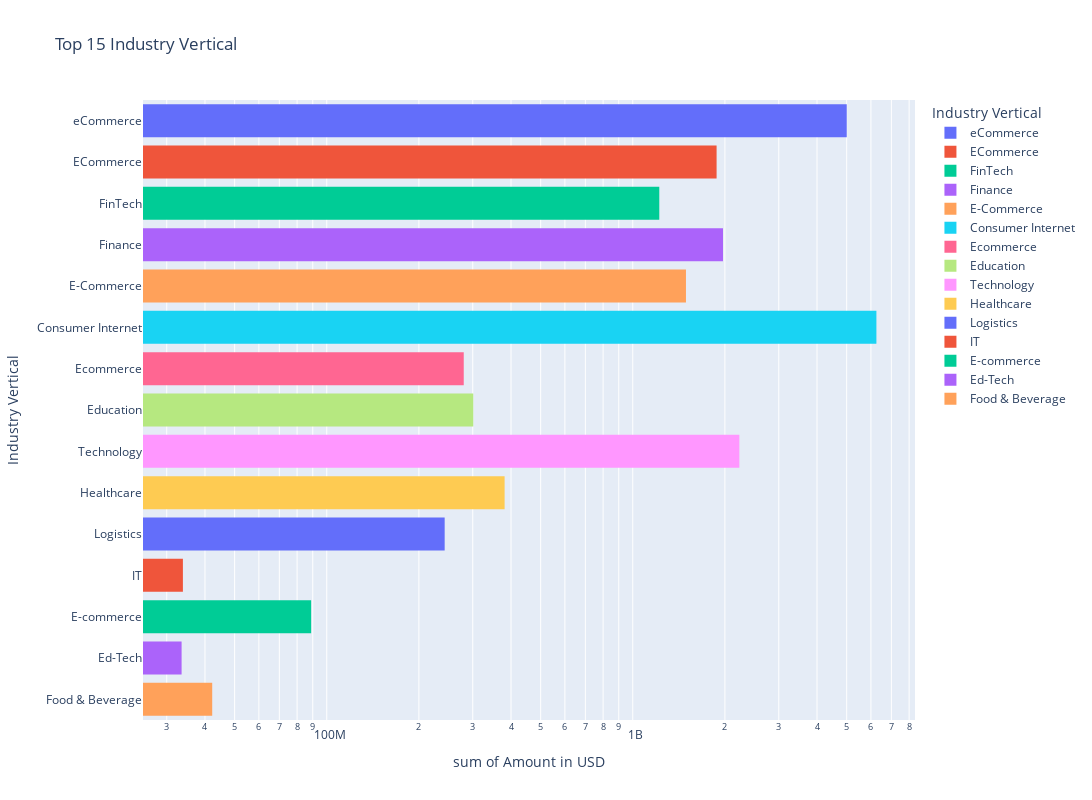

The code cell stored with this chart in its notebook:
### Code cell
df_top_industry_vertical.sort_values(by='Amount in USD', ascending=False, inplace=True)
fig = px.histogram(df_top_industry_vertical,
                    x="Amount in USD", y="Industry Vertical", color="Industry Vertical", hover_name="Startup Name", log_x=True,width=1500, height=800,
                title="Top 15 Industry Vertical", labels={"Amount in USD": "Amount in USD", "Industry Vertical": "Industry Vertical"},
                )
fig.show()

### Figure 1 — Plotly figure (JSON) as saved in the notebook; plotly's stock layout.template omitted (floating-point values rounded to 4 significant figures; data arrays with more than 128 entries replaced by an {"elided": "..."} marker saying what was removed)
{"data": [{"alignmentgroup": "True", "bingroup": "y", "histfunc": "sum", "hovertemplate": "Industry Vertical=%{y}<br>sum of Amount in USD=%{x}<extra></extra>", "legendgroup": "eCommerce", "marker": {"color": "#636efa", "pattern": {"shape": ""}}, "name": "eCommerce", "offsetgroup": "eCommerce", "orientation": "h", "showlegend": true, "type": "histogram", "x": {"elided": "186 int values"}, "xaxis": "x", "y": {"elided": "186 str values"}, "yaxis": "y"}, {"alignmentgroup": "True", "bingroup": "y", "histfunc": "sum", "hovertemplate": "Industry Vertical=%{y}<br>sum of Amount in USD=%{x}<extra></extra>", "legendgroup": "ECommerce", "marker": {"color": "#EF553B", "pattern": {"shape": ""}}, "name": "ECommerce", "offsetgroup": "ECommerce", "orientation": "h", "showlegend": true, "type": "histogram", "x": [1400000000, 200000000, 100000000, 20000000, 15200000, 15000000, 14000000, 12500000, 10000000, 9200000, 8000000, 8000000, 7200000, 7000000, 6000000, 5400000, 5150000, 5000000, 5000000, 4000000, 4000000, 3100000, 3100000, 3000000, 1800000, 1400000, 1000000, 1000000, 1000000, 1000000, 500000, 500000, 300000, 223608, 100000, 94000, 30000, null, null, null, null, null, null, null, null, null, null, null, null, null, null, null, null, null, null, null, null, null, null, null, null], "xaxis": "x", "y": ["ECommerce", "ECommerce", "ECommerce", "ECommerce", "ECommerce", "ECommerce", "ECommerce", "ECommerce", "ECommerce", "ECommerce", "ECommerce", "ECommerce", "ECommerce", "ECommerce", "ECommerce", "ECommerce", "ECommerce", "ECommerce", "ECommerce", "ECommerce", "ECommerce", "ECommerce", "ECommerce", "ECommerce", "ECommerce", "ECommerce", "ECommerce", "ECommerce", "ECommerce", "ECommerce", "ECommerce", "ECommerce", "ECommerce", "ECommerce", "ECommerce", "ECommerce", "ECommerce", "ECommerce", "ECommerce", "ECommerce", "ECommerce", "ECommerce", "ECommerce", "ECommerce", "ECommerce", "ECommerce", "ECommerce", "ECommerce", "ECommerce", "ECommerce", "ECommerce", "ECommerce", "ECommerce", "ECommerce", "ECommerce", "ECommerce", "ECommerce", "ECommerce", "ECommerce", "ECommerce", "ECommerce"], "yaxis": "y"}, {"alignmentgroup": "True", "bingroup": "y", "histfunc": "sum", "hovertemplate": "Industry Vertical=%{y}<br>sum of Amount in USD=%{x}<extra></extra>", "legendgroup": "FinTech", "marker": {"color": "#00cc96", "pattern": {"shape": ""}}, "name": "FinTech", "offsetgroup": "FinTech", "orientation": "h", "showlegend": true, "type": "histogram", "x": [1000000000, 110000000, 52000000, 17411265, 15500000, 15000000, 4500000, 3300000, 3000000], "xaxis": "x", "y": ["FinTech", "FinTech", "FinTech", "FinTech", "FinTech", "FinTech", "FinTech", "FinTech", "FinTech"], "yaxis": "y"}, {"alignmentgroup": "True", "bingroup": "y", "histfunc": "sum", "hovertemplate": "Industry Vertical=%{y}<br>sum of Amount in USD=%{x}<extra></extra>", "legendgroup": "Finance", "marker": {"color": "#ab63fa", "pattern": {"shape": ""}}, "name": "Finance", "offsetgroup": "Finance", "orientation": "h", "showlegend": true, "type": "histogram", "x": [600000000, 270000000, 200000000, 140000000, 87000000, 75000000, 55000000, 47000000, 45000000, 42000000, 32000000, 29000000, 25000000, 23500000, 23000000, 22000000, 21500000, 19500000, 19000000, 17000000, 16000000, 15700000, 15000000, 14800000, 10000000, 10000000, 9000000, 8000000, 6240000, 6000000, 6000000, 5900000, 5000000, 5000000, 5000000, 4700000, 4700000, 4600000, 4000000, 3800000, 3500000, 3000000, 2000000, 2000000, 2000000, 1000000, 1000000, 1000000, 978000, 570000, 500000, 500000, 450000, 450000, 250000, 150000, 150000, null, null, null, null, null], "xaxis": "x", "y": ["Finance", "Finance", "Finance", "Finance", "Finance", "Finance", "Finance", "Finance", "Finance", "Finance", "Finance", "Finance", "Finance", "Finance", "Finance", "Finance", "Finance", "Finance", "Finance", "Finance", "Finance", "Finance", "Finance", "Finance", "Finance", "Finance", "Finance", "Finance", "Finance", "Finance", "Finance", "Finance", "Finance", "Finance", "Finance", "Finance", "Finance", "Finance", "Finance", "Finance", "Finance", "Finance", "Finance", "Finance", "Finance", "Finance", "Finance", "Finance", "Finance", "Finance", "Finance", "Finance", "Finance", "Finance", "Finance", "Finance", "Finance", "Finance", "Finance", "Finance", "Finance", "Finance"], "yaxis": "y"}, {"alignmentgroup": "True", "bingroup": "y", "histfunc": "sum", "hovertemplate": "Industry Vertical=%{y}<br>sum of Amount in USD=%{x}<extra></extra>", "legendgroup": "E-Commerce", "marker": {"color": "#FFA15A", "pattern": {"shape": ""}}, "name": "E-Commerce", "offsetgroup": "E-Commerce", "orientation": "h", "showlegend": true, "type": "histogram", "x": [488997554, 231000000, 220000000, 125000000, 70000000, 70000000, 60000000, 51000000, 50000000, 30000000, 20000000, 12000000, 11000000, 10100000, 10000000, 10000000, 7000000, 6230000, 3100000, 2700000, 1500000, 935089, 735000, 537000, 233000, 150000, null, null, null], "xaxis": "x", "y": ["E-Commerce", "E-Commerce", "E-Commerce", "E-Commerce", "E-Commerce", "E-Commerce", "E-Commerce", "E-Commerce", "E-Commerce", "E-Commerce", "E-Commerce", "E-Commerce", "E-Commerce", "E-Commerce", "E-Commerce", "E-Commerce", "E-Commerce", "E-Commerce", "E-Commerce", "E-Commerce", "E-Commerce", "E-Commerce", "E-Commerce", "E-Commerce", "E-Commerce", "E-Commerce", "E-Commerce", "E-Commerce", "E-Commerce"], "yaxis": "y"}, {"alignmentgroup": "True", "bingroup": "y", "histfunc": "sum", "hovertemplate": "Industry Vertical=%{y}<br>sum of Amount in USD=%{x}<extra></extra>", "legendgroup": "Consumer Internet", "marker": {"color": "#19d3f3", "pattern": {"shape": ""}}, "name": "Consumer Internet", "offsetgroup": "Consumer Internet", "orientation": "h", "showlegend": true, "type": "histogram", "x": {"elided": "941 int values"}, "xaxis": "x", "y": {"elided": "941 str values"}, "yaxis": "y"}, {"alignmentgroup": "True", "bingroup": "y", "histfunc": "sum", "hovertemplate": "Industry Vertical=%{y}<br>sum of Amount in USD=%{x}<extra></extra>", "legendgroup": "Ecommerce", "marker": {"color": "#FF6692", "pattern": {"shape": ""}}, "name": "Ecommerce", "offsetgroup": "Ecommerce", "orientation": "h", "showlegend": true, "type": "histogram", "x": [226000000, 50000000, 2300000, 1000000, 1000000, null, null, null], "xaxis": "x", "y": ["Ecommerce", "Ecommerce", "Ecommerce", "Ecommerce", "Ecommerce", "Ecommerce", "Ecommerce", "Ecommerce"], "yaxis": "y"}, {"alignmentgroup": "True", "bingroup": "y", "histfunc": "sum", "hovertemplate": "Industry Vertical=%{y}<br>sum of Amount in USD=%{x}<extra></extra>", "legendgroup": "Education", "marker": {"color": "#B6E880", "pattern": {"shape": ""}}, "name": "Education", "offsetgroup": "Education", "orientation": "h", "showlegend": true, "type": "histogram", "x": [200000000, 50000000, 10000000, 8600000, 8200000, 6000000, 5000000, 4000000, 3000000, 1500000, 1000000, 1000000, 900000, 750000, 670000, 278000, 100000, 100000, 45000, null, null, null, null, null], "xaxis": "x", "y": ["Education", "Education", "Education", "Education", "Education", "Education", "Education", "Education", "Education", "Education", "Education", "Education", "Education", "Education", "Education", "Education", "Education", "Education", "Education", "Education", "Education", "Education", "Education", "Education"], "yaxis": "y"}, {"alignmentgroup": "True", "bingroup": "y", "histfunc": "sum", "hovertemplate": "Industry Vertical=%{y}<br>sum of Amount in USD=%{x}<extra></extra>", "legendgroup": "Technology", "marker": {"color": "#FF97FF", "pattern": {"shape": ""}}, "name": "Technology", "offsetgroup": "Technology", "orientation": "h", "showlegend": true, "type": "histogram", "x": {"elided": "478 int values"}, "xaxis": "x", "y": {"elided": "478 str values"}, "yaxis": "y"}, {"alignmentgroup": "True", "bingroup": "y", "histfunc": "sum", "hovertemplate": "Industry Vertical=%{y}<br>sum of Amount in USD=%{x}<extra></extra>", "legendgroup": "Healthcare", "marker": {"color": "#FECB52", "pattern": {"shape": ""}}, "name": "Healthcare", "offsetgroup": "Healthcare", "orientation": "h", "showlegend": true, "type": "histogram", "x": [100000000, 40000000, 26000000, 21000000, 21000000, 21000000, 19500000, 19000000, 15800000, 12000000, 10000000, 10000000, 7400000, 6000000, 5000000, 5000000, 4200000, 4000000, 4000000, 4000000, 3100000, 3000000, 2100000, 2100000, 2000000, 1900000, 1500000, 1500000, 1350000, 1000000, 1000000, 1000000, 1000000, 750000, 500000, 500000, 443000, 400000, 300000, 200000, 200000, 175000, 150000, 150000, null, null, null, null, null, null, null, null, null, null, null, null, null, null, null, null, null, null, null, null, null, null, null, null, null, null], "xaxis": "x", "y": ["Healthcare", "Healthcare", "Healthcare", "Healthcare", "Healthcare", "Healthcare", "Healthcare", "Healthcare", "Healthcare", "Healthcare", "Healthcare", "Healthcare", "Healthcare", "Healthcare", "Healthcare", "Healthcare", "Healthcare", "Healthcare", "Healthcare", "Healthcare", "Healthcare", "Healthcare", "Healthcare", "Healthcare", "Healthcare", "Healthcare", "Healthcare", "Healthcare", "Healthcare", "Healthcare", "Healthcare", "Healthcare", "Healthcare", "Healthcare", "Healthcare", "Healthcare", "Healthcare", "Healthcare", "Healthcare", "Healthcare", "Healthcare", "Healthcare", "Healthcare", "Healthcare", "Healthcare", "Healthcare", "Healthcare", "Healthcare", "Healthcare", "Healthcare", "Healthcare", "Healthcare", "Healthcare", "Healthcare", "Healthcare", "Healthcare", "Healthcare", "Healthcare", "Healthcare", "Healthcare", "Healthcare", "Healthcare", "Healthcare", "Healthcare", "Healthcare", "Healthcare", "Healthcare", "Healthcare", "Healthcare", "Healthcare"], "yaxis": "y"}, {"alignmentgroup": "True", "bingroup": "y", "histfunc": "sum", "hovertemplate": "Industry Vertical=%{y}<br>sum of Amount in USD=%{x}<extra></extra>", "legendgroup": "Logistics", "marker": {"color": "#636efa", "pattern": {"shape": ""}}, "name": "Logistics", "offsetgroup": "Logistics", "orientation": "h", "showlegend": true, "type": "histogram", "x": [70000000, 30000000, 30000000, 15000000, 14900000, 13000000, 11000000, 10000000, 10000000, 9000000, 7700000, 6000000, 4500000, 3100000, 2200000, 2000000, 1100000, 1000000, 1000000, 595000, 375000, 300000, 75000, null, null, null, null, null, null, null, null, null], "xaxis": "x", "y": ["Logistics", "Logistics", "Logistics", "Logistics", "Logistics", "Logistics", "Logistics", "Logistics", "Logistics", "Logistics", "Logistics", "Logistics", "Logistics", "Logistics", "Logistics", "Logistics", "Logistics", "Logistics", "Logistics", "Logistics", "Logistics", "Logistics", "Logistics", "Logistics", "Logistics", "Logistics", "Logistics", "Logistics", "Logistics", "Logistics", "Logistics", "Logistics"], "yaxis": "y"}, {"alignmentgroup": "True", "bingroup": "y", "histfunc": "sum", "hovertemplate": "Industry Vertical=%{y}<br>sum of Amount in USD=%{x}<extra></extra>", "legendgroup": "IT", "marker": {"color": "#EF553B", "pattern": {"shape": ""}}, "name": "IT", "offsetgroup": "IT", "orientation": "h", "showlegend": true, "type": "histogram", "x": [20000000, 4000000, 3000000, 2500000, 1700000, 1400000, 1100000, 180000], "xaxis": "x", "y": ["IT", "IT", "IT", "IT", "IT", "IT", "IT", "IT"], "yaxis": "y"}, {"alignmentgroup": "True", "bingroup": "y", "histfunc": "sum", "hovertemplate": "Industry Vertical=%{y}<br>sum of Amount in USD=%{x}<extra></extra>", "legendgroup": "E-commerce", "marker": {"color": "#00cc96", "pattern": {"shape": ""}}, "name": "E-commerce", "offsetgroup": "E-commerce", "orientation": "h", "showlegend": true, "type": "histogram", "x": [18840000, 18358860, 17000000, 14342000, 11500000, 3000000, 3000000, 2443495, 430665, null, null, null], "xaxis": "x", "y": ["E-commerce", "E-commerce", "E-commerce", "E-commerce", "E-commerce", "E-commerce", "E-commerce", "E-commerce", "E-commerce", "E-commerce", "E-commerce", "E-commerce"], "yaxis": "y"}, {"alignmentgroup": "True", "bingroup": "y", "histfunc": "sum", "hovertemplate": "Industry Vertical=%{y}<br>sum of Amount in USD=%{x}<extra></extra>", "legendgroup": "Ed-Tech", "marker": {"color": "#ab63fa", "pattern": {"shape": ""}}, "name": "Ed-Tech", "offsetgroup": "Ed-Tech", "orientation": "h", "showlegend": true, "type": "histogram", "x": [13500000, 10000000, 3000000, 3000000, 2000000, 772500, 500000, 300000, 180000, 150000, 100000, 46140, null, null], "xaxis": "x", "y": ["Ed-Tech", "Ed-Tech", "Ed-Tech", "Ed-Tech", "Ed-Tech", "Ed-Tech", "Ed-Tech", "Ed-Tech", "Ed-Tech", "Ed-Tech", "Ed-Tech", "Ed-Tech", "Ed-Tech", "Ed-Tech"], "yaxis": "y"}, {"alignmentgroup": "True", "bingroup": "y", "histfunc": "sum", "hovertemplate": "Industry Vertical=%{y}<br>sum of Amount in USD=%{x}<extra></extra>", "legendgroup": "Food & Beverage", "marker": {"color": "#FFA15A", "pattern": {"shape": ""}}, "name": "Food & Beverage", "offsetgroup": "Food & Beverage", "orientation": "h", "showlegend": true, "type": "histogram", "x": [11100000, 6300000, 6000000, 6000000, 2700000, 2000000, 2000000, 1500000, 1000000, 1000000, 1000000, 550000, 500000, 368000, 218000, null, null, null, null, null, null, null, null], "xaxis": "x", "y": ["Food & Beverage", "Food & Beverage", "Food & Beverage", "Food & Beverage", "Food & Beverage", "Food & Beverage", "Food & Beverage", "Food & Beverage", "Food & Beverage", "Food & Beverage", "Food & Beverage", "Food & Beverage", "Food & Beverage", "Food & Beverage", "Food & Beverage", "Food & Beverage", "Food & Beverage", "Food & Beverage", "Food & Beverage", "Food & Beverage", "Food & Beverage", "Food & Beverage", "Food & Beverage"], "yaxis": "y"}], "layout": {"barmode": "relative", "height": 800, "legend": {"title": {"text": "Industry Vertical"}, "tracegroupgap": 0}, "title": {"text": "Top 15 Industry Vertical"}, "width": 1500, "xaxis": {"anchor": "y", "domain": [0, 1], "title": {"text": "sum of Amount in USD"}, "type": "log"}, "yaxis": {"anchor": "x", "categoryarray": ["Food & Beverage", "Ed-Tech", "E-commerce", "IT", "Logistics", "Healthcare", "Technology", "Education", "Ecommerce", "Consumer Internet", "E-Commerce", "Finance", "FinTech", "ECommerce", "eCommerce"], "categoryorder": "array", "domain": [0, 1], "title": {"text": "Industry Vertical"}}}}
